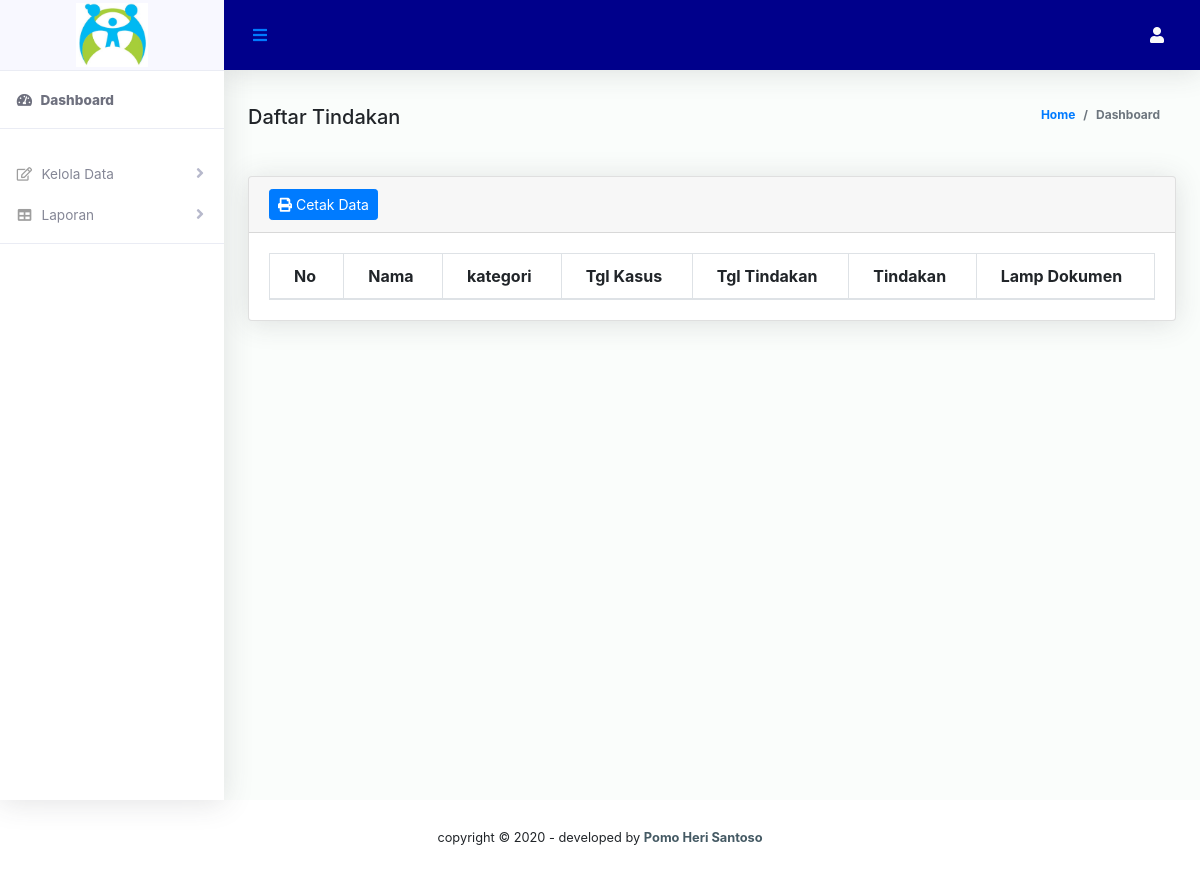
The app's page /bagian/satgas/daftartindakan.php, older data.
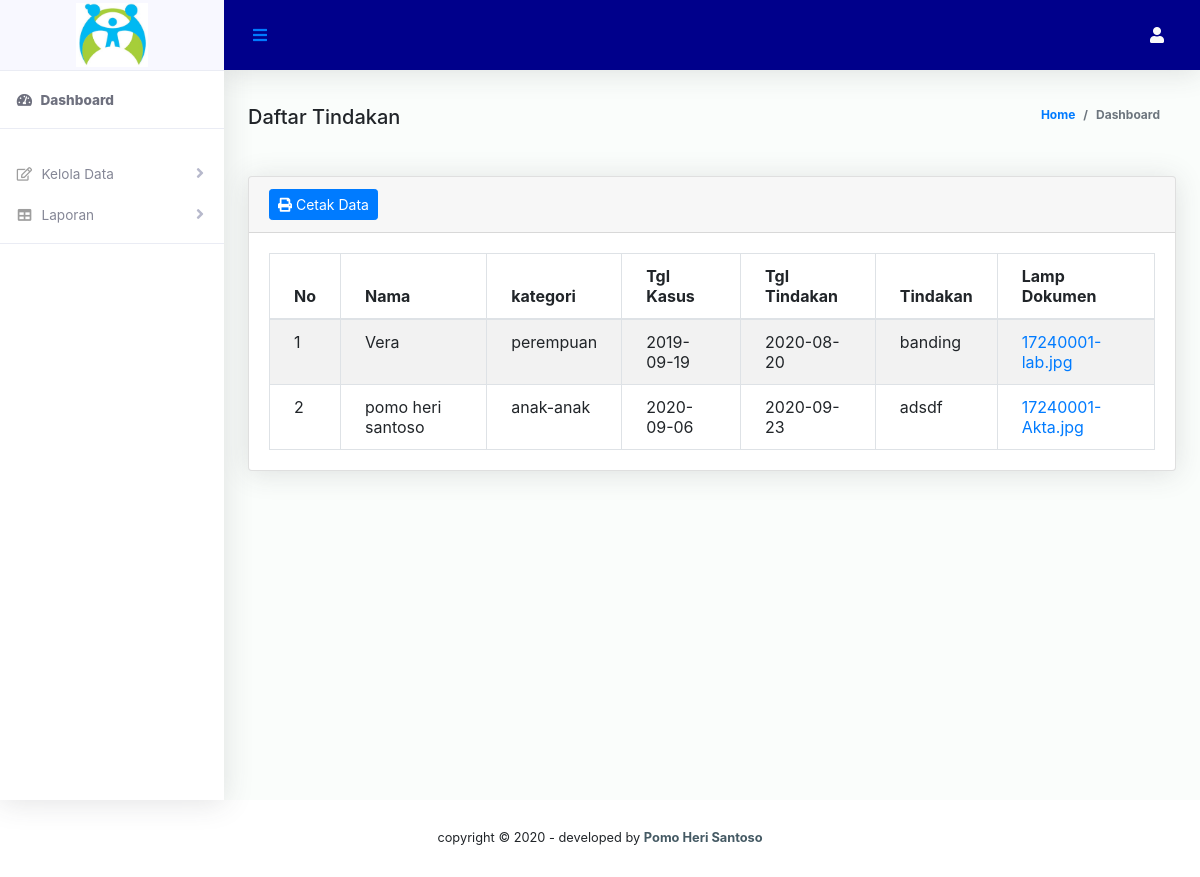
The same page, newer data.
### tables this page shows
CREATE TABLE `dattin` (
  `idkasus` char(10) NOT NULL,
  `tgltin` date NOT NULL,
  `tindakan` varchar(50) NOT NULL,
  `lamdok` varchar(50) NOT NULL,
  `idpeng` char(5) NOT NULL
);

CREATE TABLE `datwg` (
  `nik` char(20) NOT NULL,
  `nama` varchar(50) NOT NULL,
  `kelamin` varchar(12) NOT NULL,
  `tglh` date NOT NULL,
  `pendd` varchar(5) NOT NULL,
  `alamat` varchar(50) NOT NULL,
  `idrt` char(5) NOT NULL,
  `stkeb` varchar(10) NOT NULL
);

CREATE TABLE `datkas` (
  `idkasus` char(10) NOT NULL,
  `kategori` varchar(10) NOT NULL,
  `nik` char(20) NOT NULL,
  `tglkas` date NOT NULL,
  `kejadian` varchar(50) NOT NULL,
  `lambuk` varchar(50) NOT NULL,
  `idpeng` char(5) NOT NULL,
  `jenkas` varchar(10) NOT NULL,
  `statkas` char(1) NOT NULL
);

### bagian/satgas/daftartindakan.php (the view, shortened to what this page needs)
<!DOCTYPE html>
<html lang="en">
<head>
    <?php include('../komponen/css.php');?>
</head>
<body id="page-top">
  <div id="wrapper">
     <?php include('../komponen/sidebarsatgas.php');?>
        <div id="content-wrapper" class="d-flex flex-column">
            <div id="content">
                <?php include('../komponen/header.php');?>
                <div class="container-fluid" id="container-wrapper">
                  <div class="d-sm-flex align-items-center justify-content-between mb-4">
                    <strong class="h5 card-title">Daftar Tindakan</strong>
                    <ol class="breadcrumb">
                      <li class="breadcrumb-item"><a href="./">Home</a></li>
                      <li class="breadcrumb-item active" aria-current="page">Dashboard</li>
                    </ol>
                  </div>
            <section>
                 <div class="content mt-3">
                     <div class="animated fadeIn">
                         <div class="row">
                            <div class="col-md-12">
                                 <div class="card">
                                     <div class="card-header">
                                         <a href="cetaktindakan.php" target="_blank" class="btn btn-primary btn-sm" ><i class="fa fa-print"></i> Cetak Data</a>
                                         </div>
                                            <div class="card-body">
                                            <table width="100%" class="table table-striped table-bordered table-hover data" id="dataTables">
                                                <?php
                                                $result = mysql_query("SELECT * FROM dattin JOIN datkas ON dattin.idkasus=datkas.idkasus JOIN datwg ON datkas.nik=datwg.nik");
                                                ?>
                                                <thead>
                                                    <tr>
                                                        <th>No</th>
                                                        <th>Nama</th>
                                                        <th>kategori</th>
                                                        <th>Tgl Kasus</th>
                                                        <th>Tgl Tindakan</th>
                                                        <th>Tindakan</th>
                                                        <th>Lamp Dokumen</th>
                                                    </tr>
                                                </thead>
                                                <tbody>
                                                <?php
                                                $no = 1;
                                                while($user_data = mysql_fetch_array($result)){
                                                  echo "
                                                  <tr>
                                                    <td>".$no++."</td>
                                                    <td>".$user_data['nama']."</td>
                                                    <td>".$user_data['kategori']."</td>
                                                    <td>".$user_data['tglkas']."</td>
                                                    <td>".$user_data['tgltin']."</td>
                                                    <td>".$user_data['tindakan']."</td>
                                                    <td><a href='../komponen/lamdok/".$user_data['lambuk']."' target='_blank'>".$user_data['lamdok']."</a></td>
                                                  ";
                                               ?>
                                                </tr>
                                                 <?php }?>
                                                </tbody>
                                            </table>
                                          </div>
                                        </div>
                                    </div>
                                </div>
                            </div>
                        </div>
                      </section>
                    </div>
                  </div>
                </div>
              </div>
         <?php include('../komponen/footer.php');?>
</body>
</html>

Row changes from the older to the newer data that the page shows:
added dattin: datwg.nama "Vera", datkas.kategori "perempuan", datkas.tglkas "2019-09-19", tgltin "2020-08-20", tindakan "banding", lamdok "17240001-lab.jpg"
added dattin: datwg.nama "pomo heri santoso", datkas.kategori "anak-anak", datkas.tglkas "2020-09-06", tgltin "2020-09-23", tindakan "adsdf", lamdok "17240001-Akta.jpg"
